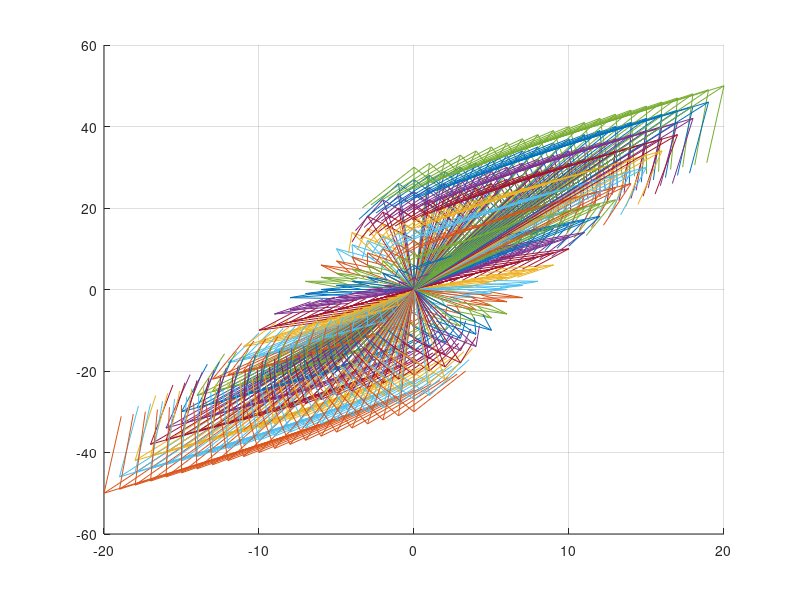

Reproduce this figure in MATLAB.
hold on
grid on

combinations = 10
v = [1;1]
w = [1;4]
quiver(0,0,v(1),v(2),0)
quiver(0,0,w(1),w(2),0)

for i=-combinations:combinations
    for j=-combinations:combinations
        iv = i*v;
        jw = j*w; 
        r1 = iv(1) + jw(1);
        r2 = iv(2) + jw(2);
        quiver(0,0,r1,r2,0)
    end
end
